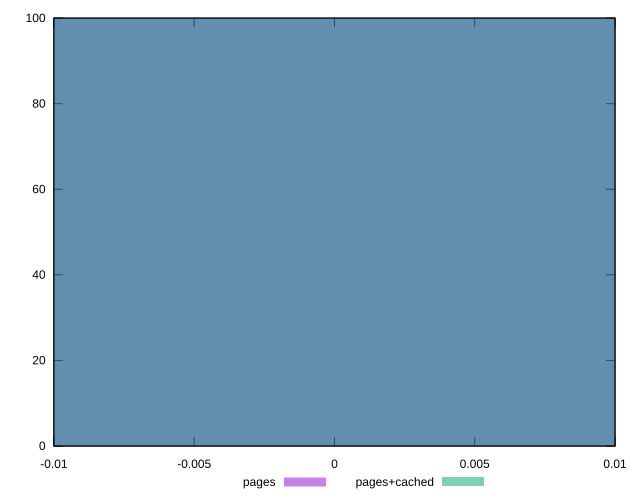

The gnuplot source for this figure:
reset
set terminal svg size 640, 500
set output "reprap/duplicated-javascript/comparison/histogram/1_vs_2.svg"

$pages <<EOF
0 100
EOF

$pagesCached <<EOF
0 100
EOF

set key outside below
set boxwidth 0.1
set yrange [0:100]
set style fill transparent solid 0.5 noborder

plot \
  $pages title "pages" with boxes, \
  $pagesCached title "pages+cached" with boxes, \


reset
